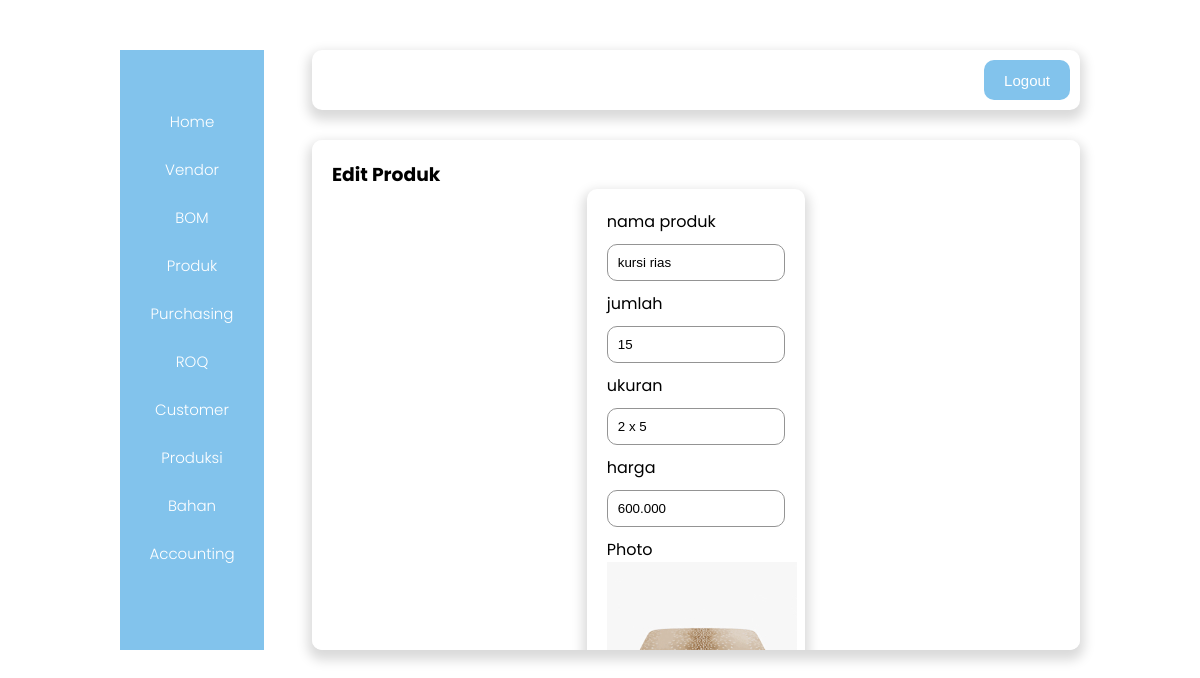
The page /Produk/produk-edit.php?id=5 on the database its author committed.
### tables this page shows
CREATE TABLE `tb_produk` (
  `id` int(7) NOT NULL,
  `nama` varchar(20) NOT NULL,
  `jumlah` varchar(10) NOT NULL,
  `ukuran` varchar(7) NOT NULL,
  `harga` varchar(20) NOT NULL,
  `photo` varchar(50) NOT NULL
);

### Produk/produk-edit.php (the view, shortened to what this page needs)
<?php
include '../koneksi.php';
$id = $_GET['id'];
$sql = "SELECT * FROM tb_produk WHERE id = '$id'";
$result = mysqli_query($koneksi, $sql);
$data = mysqli_fetch_assoc($result);
?>
<!DOCTYPE html>
<html lang="en">
<head>
    <link rel="stylesheet" href="../css/admin.css?v=<?php echo time (); ?>" />
</head>
<body>
    <div class="container">
        <div class="sidebar">
            <a href="../admin.php">Home</a>
            <a href="../Vendor/Vendor.php">Vendor</a>
            <a href="../BOM/BOM.php">BOM</a>
            <a href="produk.php">Produk</a>
            <a href="../Purchasing/Purchasing.php">Purchasing</a>
            <a href="../ROQ/ROQ.php">ROQ</a>
            <a href="../Customer/Customer.php">Customer</a>
            <a href="../Produksi/Produksi.php">Produksi</a>
            <a href="../bahan/bahan.php">Bahan</a>
            <a href="../accounting/accounting.php">Accounting</a>
        </div>
        <div class="right_content">
            <div class="navbar">
                <button class="btn">
                    <a href="../logout.php">Logout</a>
                </button>
            </div>
            <div class="content">
                <h3>Edit Produk</h3>
                <div class="form-login">
                    <form action="produk-proses.php" method="post" enctype="multipart/form-data">
                        <label for="categories">nama produk</label>
                        <input class="input" type="text" name="nama" id="nama" placeholder="nama" value="<?= $data['nama'] ?>" />
                        <label for="categories">jumlah</label>
                        <input class="input" type="text" name="jumlah" id="jumlah" placeholder="jumlah" value="<?= $data['jumlah'] ?>" />
                        <label for="categories">ukuran</label>
                        <input class="input" type="text" name="ukuran" id="ukuran" placeholder="ukuran" value="<?= $data['ukuran'] ?>" />
                        <label for="categories">harga</label>
                        <input class="input" type="text" name="harga" id="harga" placeholder="harga" value="<?= $data['harga'] ?>" />
                        <label for="photo">Photo</label>
                        <img src="../asset/<?= $data['photo'] ?>" alt="">
                    </form>
                </div>
            </div>
        </div>
    </div>
</body>
</html>

### css/admin.css (style rules this page uses)
* { margin: 0; padding: 0; box-sizing: border-box; }
body { font-family: "Poppins", sans-serif; }
.container { display: flex; width: 80%; height: 600px; margin: 50px auto; justify-content: space-between; }
.sidebar { display: flex; flex-direction: column; justify-content: center; align-items: center; flex-basis: 15%; background-color: #82C3EC; }
.sidebar a { text-decoration: none; color: white; margin-bottom: 25px; font-size: 15px; font-weight: 300; }
.right_content { flex-basis: 80%; align-items: center; }
.navbar { display: flex; justify-content: space-between; height: 10%; background-color: white; box-shadow: 0 6px 12px 4px rgba(0, 0, 0, 0.15); border-radius: 10px; padding: 10px; margin-bottom: 30px; }
.btn { background-color: #82C3EC; border: none; padding: 10px 20px; border-radius: 10px; font-size: 15px; cursor: pointer; color: white; }
.btn a { text-decoration: none; color: white; }
.content { background-color: white; box-shadow: 0 6px 12px 4px rgba(0, 0, 0, 0.15); height: 85%; border-radius: 10px; padding: 20px; overflow: auto; }
.form-login { display: flex; flex-direction: column; width: 30%; background-color: white; padding: 20px; margin: 0 auto; box-shadow: 0 6px 12px 4px rgba(0, 0, 0, 0.15); border-radius: 10px; }
.input { width: 100%; margin: 10px 0; padding: 10px; border-radius: 10px; border: 1px solid rgb(148, 148, 148); }

### rows shown on the page
tb_produk: nama "kursi rias", jumlah "15", ukuran "2 x 5", harga "600.000", photo (picture)
